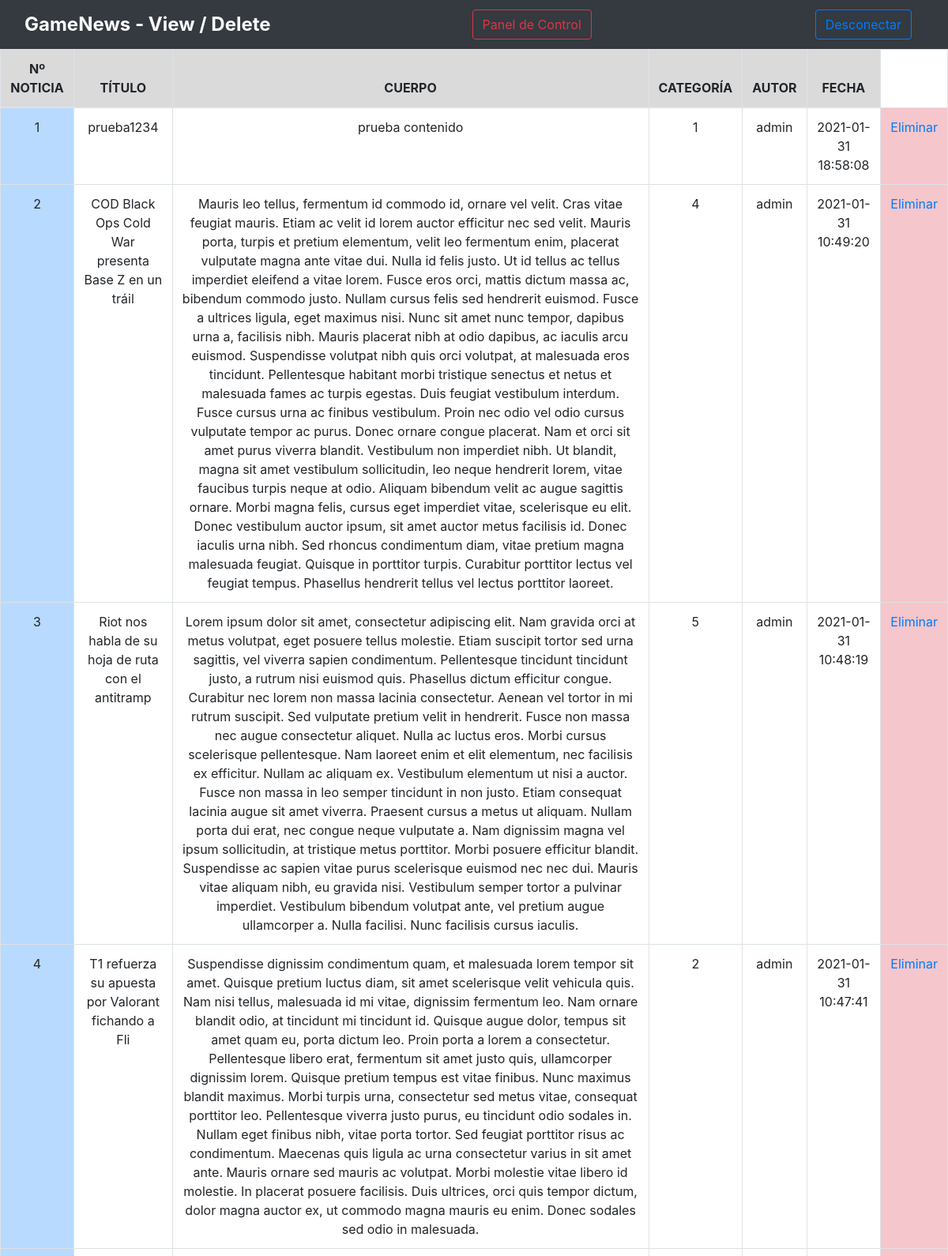
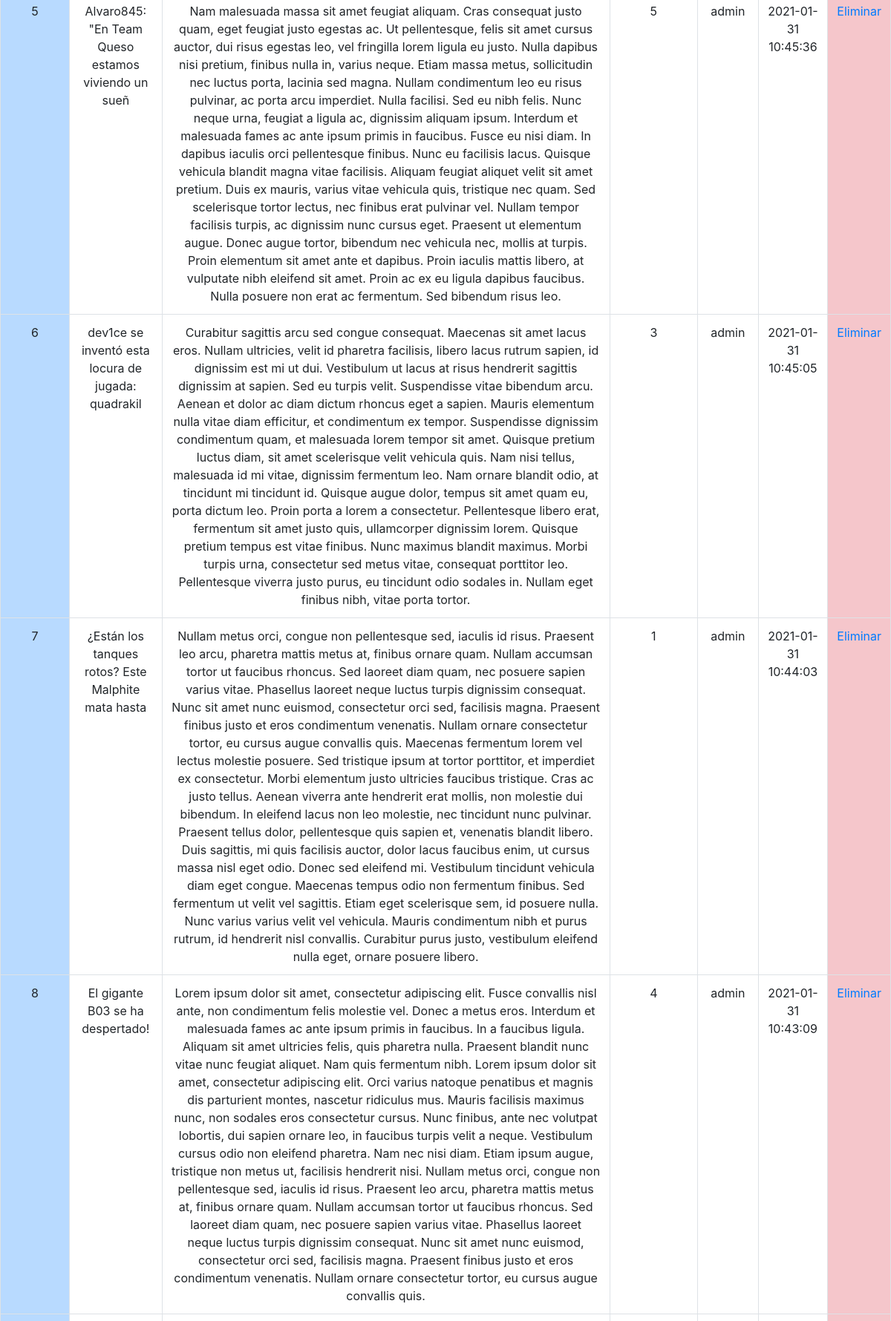
The page /view.php (upper part) on the database its author committed (2 pictures, top to bottom).
### tables this page shows
CREATE TABLE `new_record` (
  `id` int(11) NOT NULL,
  `trn_date` datetime NOT NULL,
  `titulo` varchar(50) NOT NULL,
  `categoria` int(11) NOT NULL,
  `submittedby` varchar(50) NOT NULL,
  `cuerpo` text NOT NULL
);

### view.php (the view, shortened to what this page needs)
<?php
	require('db.php');
?>
<!DOCTYPE html>
<html>
<head>
		<link rel="stylesheet" href="https://cdn.jsdelivr.net/npm/bootstrap@4.5.3/dist/css/bootstrap.min.css">
		<link rel="stylesheet" type="text/css" href="css/style.css">
</head>
<body>
		<nav class="navbar navbar-expand-lg  navbar-dark bg-dark">
			<div class="container-fluid">
				<a class="navbar-brand"  href="index2.html"><dt><big>GameNews - View / Delete</big></dt></a>
			<div class="collapse navbar-collapse" id="navbarSupportedContent">
				<form class="container-fluid justify-content-end" action="dashboard.php">
					<button
					class="btn btn-outline-danger"
					type="submit"
					id="registro"
					data-mdb-ripple-color="dark"
					>
					Panel de Control
				</button>
			</form>
				<form class="container-fluid justify-content-end" action="logout.php">
					<button
					class="btn btn-outline-primary"
					type="submit"
					id="registro"
					data-mdb-ripple-color="dark"
					>
					Desconectar
				</button>
			</form>
		</div>
	</div>
</nav>
		<table class="table table-bordered">
			<thead>
				<tr class="table-active" align="center">
					<th scope="col">Nº NOTICIA</th>
					<th scope="col">TÍTULO</th>
					<th scope="col">CUERPO</th>
					<th scope="col">CATEGORÍA</th>
					<th scope="col">AUTOR</th>
					<th scope="col">FECHA</th>
				</tr>
			</thead>
			<tbody>
			<?php
				$count=1;
				$sel_query="Select * from new_record ORDER BY id desc;";
				$result = mysqli_query($con,$sel_query);
				while($row = mysqli_fetch_assoc($result)) {
			?>
			<tr>
				<td class="table-primary" align="center"><?php echo $count; ?></td>
				<td align="center"><?php echo $row["titulo"]; ?></td>
				<td align="center"><?php echo $row["cuerpo"]; ?></td>
				<td align="center"><?php echo $row["categoria"]; ?></td>
				<td align="center"><?php echo $row["submittedby"]; ?></td>
				<td align="center"><?php echo $row["trn_date"]; ?></td>
				<td class="table-danger" align="center">
					<a href="delete.php?id=<?php echo $row["id"]; ?>">Eliminar</a>
				</td>
			</tr>
			<?php $count++; } ?>
			</tbody>
		</table>
</body>
</html>

### rows shown on the page
new_record: titulo "prueba1234", cuerpo "prueba contenido", categoria "1", submittedby "admin", trn_date "2021-01-31 18:58:08"
new_record: titulo "COD Black Ops Cold War presenta Base Z en un tráil", cuerpo "Mauris leo tellus, fermentum id commodo id, ornare vel velit. Cras vitae feugiat mauris. Etiam ac velit id lorem auctor efficitur nec sed velit. Mauris porta, turpis et pretium elementum, velit leo fermentum enim, placerat vulputate magna ante vitae dui. Nulla id felis justo. Ut id tellus ac tellus imperdiet eleifend a vitae lorem. Fusce eros orci, mattis dictum massa ac, bibendum commodo justo. Nullam cursus felis sed hendrerit euismod. Fusce a ultrices ligula, eget maximus nisi. Nunc sit amet nunc tempor, dapibus urna a, facilisis nibh. Mauris placerat nibh at odio dapibus, ac iaculis arcu euismod. Suspendisse volutpat nibh quis orci volutpat, at malesuada eros tincidunt. Pellentesque…", categoria "4", submittedby "admin", trn_date "2021-01-31 10:49:20"
new_record: titulo "Riot nos habla de su hoja de ruta con el antitramp", cuerpo "Lorem ipsum dolor sit amet, consectetur adipiscing elit. Nam gravida orci at metus volutpat, eget posuere tellus molestie. Etiam suscipit tortor sed urna sagittis, vel viverra sapien condimentum. Pellentesque tincidunt tincidunt justo, a rutrum nisi euismod quis. Phasellus dictum efficitur congue. Curabitur nec lorem non massa lacinia consectetur. Aenean vel tortor in mi rutrum suscipit. Sed vulputate pretium velit in hendrerit. Fusce non massa nec augue consectetur aliquet. Nulla ac luctus eros. Morbi cursus scelerisque pellentesque. Nam laoreet enim et elit elementum, nec facilisis ex efficitur. Nullam ac aliquam ex. Vestibulum elementum ut nisi a auctor. Fusce non massa in leo semper…", categoria "5", submittedby "admin", trn_date "2021-01-31 10:48:19"
new_record: titulo "T1 refuerza su apuesta por Valorant fichando a Fli", cuerpo "Suspendisse dignissim condimentum quam, et malesuada lorem tempor sit amet. Quisque pretium luctus diam, sit amet scelerisque velit vehicula quis. Nam nisi tellus, malesuada id mi vitae, dignissim fermentum leo. Nam ornare blandit odio, at tincidunt mi tincidunt id. Quisque augue dolor, tempus sit amet quam eu, porta dictum leo. Proin porta a lorem a consectetur. Pellentesque libero erat, fermentum sit amet justo quis, ullamcorper dignissim lorem. Quisque pretium tempus est vitae finibus. Nunc maximus blandit maximus. Morbi turpis urna, consectetur sed metus vitae, consequat porttitor leo. Pellentesque viverra justo purus, eu tincidunt odio sodales in. Nullam eget finibus nibh, vitae porta…", categoria "2", submittedby "admin", trn_date "2021-01-31 10:47:41"
new_record: titulo "Alvaro845: \"En Team Queso estamos viviendo un sueñ", cuerpo "Nam malesuada massa sit amet feugiat aliquam. Cras consequat justo quam, eget feugiat justo egestas ac. Ut pellentesque, felis sit amet cursus auctor, dui risus egestas leo, vel fringilla lorem ligula eu justo. Nulla dapibus nisi pretium, finibus nulla in, varius neque. Etiam massa metus, sollicitudin nec luctus porta, lacinia sed magna. Nullam condimentum leo eu risus pulvinar, ac porta arcu imperdiet. Nulla facilisi. Sed eu nibh felis. Nunc neque urna, feugiat a ligula ac, dignissim aliquam ipsum. Interdum et malesuada fames ac ante ipsum primis in faucibus. Fusce eu nisi diam. In dapibus iaculis orci pellentesque finibus. Nunc eu facilisis lacus. Quisque vehicula blandit magna vitae…", categoria "5", submittedby "admin", trn_date "2021-01-31 10:45:36"
new_record: titulo "dev1ce se inventó esta locura de jugada: quadrakil", cuerpo "Curabitur sagittis arcu sed congue consequat. Maecenas sit amet lacus eros. Nullam ultricies, velit id pharetra facilisis, libero lacus rutrum sapien, id dignissim est mi ut dui. Vestibulum ut lacus at risus hendrerit sagittis dignissim at sapien. Sed eu turpis velit. Suspendisse vitae bibendum arcu. Aenean et dolor ac diam dictum rhoncus eget a sapien. Mauris elementum nulla vitae diam efficitur, et condimentum ex tempor. Suspendisse dignissim condimentum quam, et malesuada lorem tempor sit amet. Quisque pretium luctus diam, sit amet scelerisque velit vehicula quis. Nam nisi tellus, malesuada id mi vitae, dignissim fermentum leo. Nam ornare blandit odio, at tincidunt mi tincidunt id.…", categoria "3", submittedby "admin", trn_date "2021-01-31 10:45:05"
new_record: titulo "¿Están los tanques rotos? Este Malphite mata hasta", cuerpo "Nullam metus orci, congue non pellentesque sed, iaculis id risus. Praesent leo arcu, pharetra mattis metus at, finibus ornare quam. Nullam accumsan tortor ut faucibus rhoncus. Sed laoreet diam quam, nec posuere sapien varius vitae. Phasellus laoreet neque luctus turpis dignissim consequat. Nunc sit amet nunc euismod, consectetur orci sed, facilisis magna. Praesent finibus justo et eros condimentum venenatis. Nullam ornare consectetur tortor, eu cursus augue convallis quis. Maecenas fermentum lorem vel lectus molestie posuere. Sed tristique ipsum at tortor porttitor, et imperdiet ex consectetur. Morbi elementum justo ultricies faucibus tristique. Cras ac justo tellus. Aenean viverra ante…", categoria "1", submittedby "admin", trn_date "2021-01-31 10:44:03"
new_record: titulo "El gigante B03 se ha despertado!", cuerpo "Lorem ipsum dolor sit amet, consectetur adipiscing elit. Fusce convallis nisl ante, non condimentum felis molestie vel. Donec a metus eros. Interdum et malesuada fames ac ante ipsum primis in faucibus. In a faucibus ligula. Aliquam sit amet ultricies felis, quis pharetra nulla. Praesent blandit nunc vitae nunc feugiat aliquet. Nam quis fermentum nibh. Lorem ipsum dolor sit amet, consectetur adipiscing elit. Orci varius natoque penatibus et magnis dis parturient montes, nascetur ridiculus mus. Mauris facilisis maximus nunc, non sodales eros consectetur cursus. Nunc finibus, ante nec volutpat lobortis, dui sapien ornare leo, in faucibus turpis velit a neque. Vestibulum cursus odio non…", categoria "4", submittedby "admin", trn_date "2021-01-31 10:43:09"
